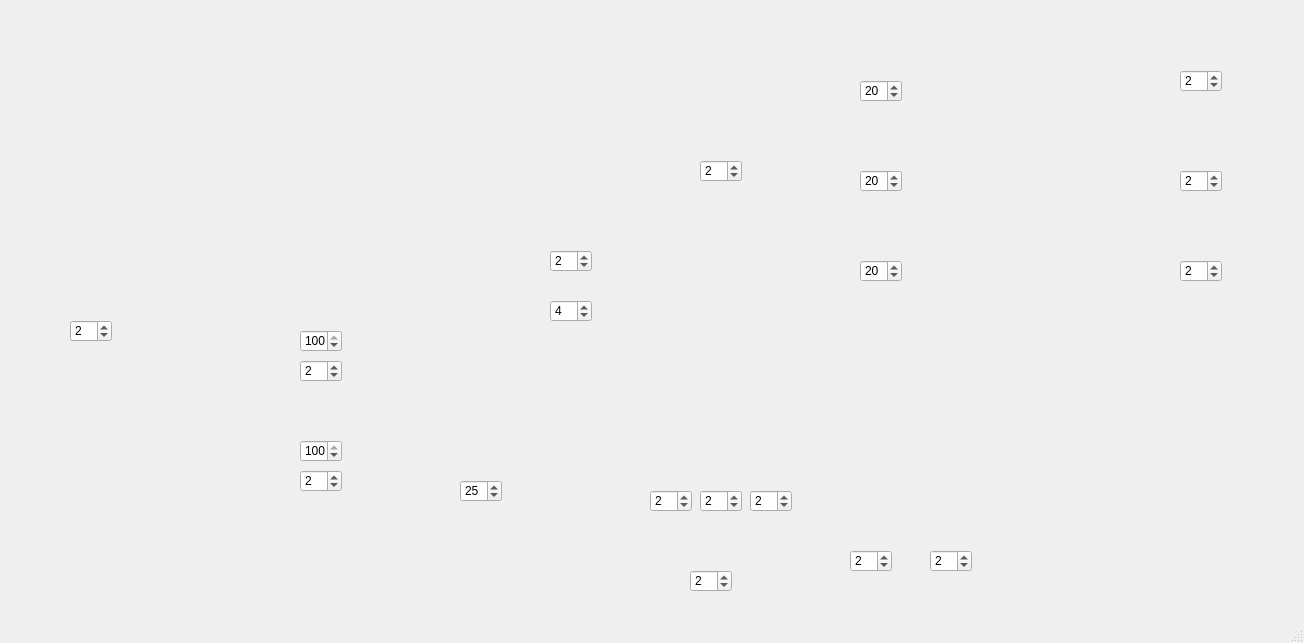
<?xml version="1.0" encoding="UTF-8"?>
<ui version="4.0">
 <class>MainWindow</class>
 <widget class="QMainWindow" name="MainWindow">
  <property name="geometry">
   <rect>
    <x>0</x>
    <y>0</y>
    <width>1304</width>
    <height>643</height>
   </rect>
  </property>
  <property name="cursor">
   <cursorShape>ArrowCursor</cursorShape>
  </property>
  <property name="mouseTracking">
   <bool>false</bool>
  </property>
  <property name="windowTitle">
   <string>Babies Factory</string>
  </property>
  <property name="windowIcon">
   <iconset>
    <normaloff>C:/Users/Administrador/Downloads/factory.png</normaloff>C:/Users/Administrador/Downloads/factory.png</iconset>
  </property>
  <widget class="QWidget" name="centralwidget">
   <widget class="QLabel" name="Fondo">
    <property name="geometry">
     <rect>
      <x>0</x>
      <y>0</y>
      <width>1301</width>
      <height>631</height>
     </rect>
    </property>
    <property name="text">
     <string/>
    </property>
    <property name="pixmap">
     <pixmap>../../fondo.png</pixmap>
    </property>
    <property name="scaledContents">
     <bool>true</bool>
    </property>
   </widget>
   <widget class="QSpinBox" name="segsCor">
    <property name="geometry">
     <rect>
      <x>1180</x>
      <y>70</y>
      <width>42</width>
      <height>22</height>
     </rect>
    </property>
    <property name="minimum">
     <number>1</number>
    </property>
    <property name="value">
     <number>2</number>
    </property>
   </widget>
   <widget class="QSpinBox" name="segsArt">
    <property name="geometry">
     <rect>
      <x>1180</x>
      <y>170</y>
      <width>42</width>
      <height>22</height>
     </rect>
    </property>
    <property name="minimum">
     <number>1</number>
    </property>
    <property name="value">
     <number>2</number>
    </property>
   </widget>
   <widget class="QSpinBox" name="segsMal">
    <property name="geometry">
     <rect>
      <x>1180</x>
      <y>260</y>
      <width>42</width>
      <height>22</height>
     </rect>
    </property>
    <property name="minimum">
     <number>1</number>
    </property>
    <property name="value">
     <number>2</number>
    </property>
   </widget>
   <widget class="QSpinBox" name="tamMal">
    <property name="geometry">
     <rect>
      <x>860</x>
      <y>260</y>
      <width>42</width>
      <height>22</height>
     </rect>
    </property>
    <property name="minimum">
     <number>1</number>
    </property>
    <property name="value">
     <number>20</number>
    </property>
   </widget>
   <widget class="QSpinBox" name="tamArt">
    <property name="geometry">
     <rect>
      <x>860</x>
      <y>170</y>
      <width>42</width>
      <height>22</height>
     </rect>
    </property>
    <property name="minimum">
     <number>1</number>
    </property>
    <property name="value">
     <number>20</number>
    </property>
   </widget>
   <widget class="QSpinBox" name="tamCor">
    <property name="geometry">
     <rect>
      <x>860</x>
      <y>80</y>
      <width>42</width>
      <height>22</height>
     </rect>
    </property>
    <property name="minimum">
     <number>1</number>
    </property>
    <property name="value">
     <number>20</number>
    </property>
   </widget>
   <widget class="QSpinBox" name="segsFabricante">
    <property name="geometry">
     <rect>
      <x>700</x>
      <y>160</y>
      <width>42</width>
      <height>22</height>
     </rect>
    </property>
    <property name="minimum">
     <number>1</number>
    </property>
    <property name="value">
     <number>2</number>
    </property>
   </widget>
   <widget class="QSpinBox" name="segsHorno">
    <property name="geometry">
     <rect>
      <x>550</x>
      <y>250</y>
      <width>42</width>
      <height>22</height>
     </rect>
    </property>
    <property name="minimum">
     <number>1</number>
    </property>
    <property name="value">
     <number>2</number>
    </property>
   </widget>
   <widget class="QSpinBox" name="tamHorno">
    <property name="geometry">
     <rect>
      <x>550</x>
      <y>300</y>
      <width>42</width>
      <height>22</height>
     </rect>
    </property>
    <property name="minimum">
     <number>1</number>
    </property>
    <property name="value">
     <number>4</number>
    </property>
   </widget>
   <widget class="QSpinBox" name="segsIns2">
    <property name="geometry">
     <rect>
      <x>300</x>
      <y>470</y>
      <width>42</width>
      <height>22</height>
     </rect>
    </property>
    <property name="minimum">
     <number>1</number>
    </property>
    <property name="value">
     <number>2</number>
    </property>
   </widget>
   <widget class="QSpinBox" name="segsIns1">
    <property name="geometry">
     <rect>
      <x>300</x>
      <y>360</y>
      <width>42</width>
      <height>22</height>
     </rect>
    </property>
    <property name="minimum">
     <number>1</number>
    </property>
    <property name="value">
     <number>2</number>
    </property>
   </widget>
   <widget class="QSpinBox" name="segsArch">
    <property name="geometry">
     <rect>
      <x>70</x>
      <y>320</y>
      <width>42</width>
      <height>22</height>
     </rect>
    </property>
    <property name="minimum">
     <number>1</number>
    </property>
    <property name="value">
     <number>2</number>
    </property>
   </widget>
   <widget class="QSpinBox" name="cantBbCig1">
    <property name="geometry">
     <rect>
      <x>650</x>
      <y>490</y>
      <width>42</width>
      <height>22</height>
     </rect>
    </property>
    <property name="minimum">
     <number>1</number>
    </property>
    <property name="value">
     <number>2</number>
    </property>
   </widget>
   <widget class="QSpinBox" name="cantBbCig2">
    <property name="geometry">
     <rect>
      <x>700</x>
      <y>490</y>
      <width>42</width>
      <height>22</height>
     </rect>
    </property>
    <property name="minimum">
     <number>1</number>
    </property>
    <property name="value">
     <number>2</number>
    </property>
   </widget>
   <widget class="QSpinBox" name="cantBbCig3">
    <property name="geometry">
     <rect>
      <x>750</x>
      <y>490</y>
      <width>42</width>
      <height>22</height>
     </rect>
    </property>
    <property name="minimum">
     <number>1</number>
    </property>
    <property name="value">
     <number>2</number>
    </property>
   </widget>
   <widget class="QSpinBox" name="cantBbCig4">
    <property name="geometry">
     <rect>
      <x>850</x>
      <y>550</y>
      <width>42</width>
      <height>22</height>
     </rect>
    </property>
    <property name="minimum">
     <number>1</number>
    </property>
    <property name="value">
     <number>2</number>
    </property>
   </widget>
   <widget class="QSpinBox" name="cantBbCig5">
    <property name="geometry">
     <rect>
      <x>930</x>
      <y>550</y>
      <width>42</width>
      <height>22</height>
     </rect>
    </property>
    <property name="minimum">
     <number>1</number>
    </property>
    <property name="value">
     <number>2</number>
    </property>
   </widget>
   <widget class="QSpinBox" name="segsCigue">
    <property name="geometry">
     <rect>
      <x>690</x>
      <y>570</y>
      <width>42</width>
      <height>22</height>
     </rect>
    </property>
    <property name="autoFillBackground">
     <bool>false</bool>
    </property>
    <property name="wrapping">
     <bool>false</bool>
    </property>
    <property name="frame">
     <bool>true</bool>
    </property>
    <property name="minimum">
     <number>1</number>
    </property>
    <property name="value">
     <number>2</number>
    </property>
   </widget>
   <widget class="QSpinBox" name="perIns1">
    <property name="geometry">
     <rect>
      <x>300</x>
      <y>330</y>
      <width>42</width>
      <height>22</height>
     </rect>
    </property>
    <property name="maximum">
     <number>100</number>
    </property>
    <property name="value">
     <number>100</number>
    </property>
   </widget>
   <widget class="QSpinBox" name="perIns2">
    <property name="geometry">
     <rect>
      <x>300</x>
      <y>440</y>
      <width>42</width>
      <height>22</height>
     </rect>
    </property>
    <property name="maximum">
     <number>100</number>
    </property>
    <property name="value">
     <number>100</number>
    </property>
   </widget>
   <widget class="QPushButton" name="gStopBtn">
    <property name="geometry">
     <rect>
      <x>20</x>
      <y>400</y>
      <width>61</width>
      <height>51</height>
     </rect>
    </property>
    <property name="text">
     <string/>
    </property>
    <property name="flat">
     <bool>true</bool>
    </property>
   </widget>
   <widget class="QPushButton" name="gStartBtn">
    <property name="geometry">
     <rect>
      <x>20</x>
      <y>480</y>
      <width>61</width>
      <height>51</height>
     </rect>
    </property>
    <property name="text">
     <string/>
    </property>
    <property name="flat">
     <bool>true</bool>
    </property>
   </widget>
   <widget class="QPushButton" name="gPauseBtn">
    <property name="geometry">
     <rect>
      <x>20</x>
      <y>550</y>
      <width>61</width>
      <height>51</height>
     </rect>
    </property>
    <property name="text">
     <string/>
    </property>
    <property name="flat">
     <bool>true</bool>
    </property>
   </widget>
   <widget class="QPushButton" name="corTBtn">
    <property name="geometry">
     <rect>
      <x>1240</x>
      <y>30</y>
      <width>31</width>
      <height>28</height>
     </rect>
    </property>
    <property name="text">
     <string/>
    </property>
    <property name="flat">
     <bool>true</bool>
    </property>
   </widget>
   <widget class="QPushButton" name="artTBtn">
    <property name="geometry">
     <rect>
      <x>1240</x>
      <y>120</y>
      <width>31</width>
      <height>28</height>
     </rect>
    </property>
    <property name="text">
     <string/>
    </property>
    <property name="flat">
     <bool>true</bool>
    </property>
   </widget>
   <widget class="QPushButton" name="malTBtn">
    <property name="geometry">
     <rect>
      <x>1240</x>
      <y>210</y>
      <width>31</width>
      <height>31</height>
     </rect>
    </property>
    <property name="text">
     <string/>
    </property>
    <property name="flat">
     <bool>true</bool>
    </property>
   </widget>
   <widget class="QPushButton" name="fabriTBtn">
    <property name="geometry">
     <rect>
      <x>750</x>
      <y>30</y>
      <width>31</width>
      <height>28</height>
     </rect>
    </property>
    <property name="text">
     <string/>
    </property>
    <property name="flat">
     <bool>true</bool>
    </property>
   </widget>
   <widget class="QPushButton" name="hornoTBtn">
    <property name="geometry">
     <rect>
      <x>600</x>
      <y>170</y>
      <width>31</width>
      <height>28</height>
     </rect>
    </property>
    <property name="text">
     <string/>
    </property>
    <property name="flat">
     <bool>true</bool>
    </property>
   </widget>
   <widget class="QPushButton" name="archTBtn">
    <property name="geometry">
     <rect>
      <x>10</x>
      <y>220</y>
      <width>31</width>
      <height>28</height>
     </rect>
    </property>
    <property name="text">
     <string/>
    </property>
    <property name="flat">
     <bool>true</bool>
    </property>
   </widget>
   <widget class="QPushButton" name="gru1Btn">
    <property name="geometry">
     <rect>
      <x>650</x>
      <y>520</y>
      <width>31</width>
      <height>28</height>
     </rect>
    </property>
    <property name="text">
     <string/>
    </property>
    <property name="flat">
     <bool>true</bool>
    </property>
   </widget>
   <widget class="QPushButton" name="gru2Btn">
    <property name="geometry">
     <rect>
      <x>710</x>
      <y>520</y>
      <width>31</width>
      <height>28</height>
     </rect>
    </property>
    <property name="text">
     <string/>
    </property>
    <property name="flat">
     <bool>true</bool>
    </property>
   </widget>
   <widget class="QPushButton" name="gru3Btn">
    <property name="geometry">
     <rect>
      <x>760</x>
      <y>520</y>
      <width>31</width>
      <height>28</height>
     </rect>
    </property>
    <property name="text">
     <string/>
    </property>
    <property name="flat">
     <bool>true</bool>
    </property>
   </widget>
   <widget class="QPushButton" name="gru4Btn">
    <property name="geometry">
     <rect>
      <x>860</x>
      <y>510</y>
      <width>31</width>
      <height>28</height>
     </rect>
    </property>
    <property name="text">
     <string/>
    </property>
    <property name="flat">
     <bool>true</bool>
    </property>
   </widget>
   <widget class="QPushButton" name="gru5Btn">
    <property name="geometry">
     <rect>
      <x>940</x>
      <y>510</y>
      <width>31</width>
      <height>28</height>
     </rect>
    </property>
    <property name="text">
     <string/>
    </property>
    <property name="flat">
     <bool>true</bool>
    </property>
   </widget>
   <widget class="QPushButton" name="corHistBtn">
    <property name="geometry">
     <rect>
      <x>850</x>
      <y>27</y>
      <width>31</width>
      <height>31</height>
     </rect>
    </property>
    <property name="text">
     <string/>
    </property>
    <property name="flat">
     <bool>true</bool>
    </property>
   </widget>
   <widget class="QPushButton" name="artHisBtn">
    <property name="geometry">
     <rect>
      <x>850</x>
      <y>120</y>
      <width>31</width>
      <height>31</height>
     </rect>
    </property>
    <property name="text">
     <string/>
    </property>
    <property name="flat">
     <bool>true</bool>
    </property>
   </widget>
   <widget class="QPushButton" name="malHistBtn">
    <property name="geometry">
     <rect>
      <x>850</x>
      <y>210</y>
      <width>31</width>
      <height>31</height>
     </rect>
    </property>
    <property name="text">
     <string/>
    </property>
    <property name="flat">
     <bool>true</bool>
    </property>
   </widget>
   <widget class="QPushButton" name="malosHistBtn">
    <property name="geometry">
     <rect>
      <x>850</x>
      <y>330</y>
      <width>31</width>
      <height>31</height>
     </rect>
    </property>
    <property name="text">
     <string/>
    </property>
    <property name="flat">
     <bool>true</bool>
    </property>
   </widget>
   <widget class="QPushButton" name="infoFinalBtn">
    <property name="geometry">
     <rect>
      <x>1180</x>
      <y>450</y>
      <width>101</width>
      <height>61</height>
     </rect>
    </property>
    <property name="text">
     <string/>
    </property>
    <property name="flat">
     <bool>true</bool>
    </property>
   </widget>
   <widget class="QPushButton" name="cigHistBtn">
    <property name="geometry">
     <rect>
      <x>770</x>
      <y>570</y>
      <width>31</width>
      <height>31</height>
     </rect>
    </property>
    <property name="text">
     <string/>
    </property>
    <property name="flat">
     <bool>true</bool>
    </property>
   </widget>
   <widget class="QPushButton" name="almacenHistBtn">
    <property name="geometry">
     <rect>
      <x>430</x>
      <y>450</y>
      <width>31</width>
      <height>31</height>
     </rect>
    </property>
    <property name="text">
     <string/>
    </property>
    <property name="flat">
     <bool>true</bool>
    </property>
   </widget>
   <widget class="QPushButton" name="cInsHistBtn">
    <property name="geometry">
     <rect>
      <x>210</x>
      <y>260</y>
      <width>31</width>
      <height>31</height>
     </rect>
    </property>
    <property name="text">
     <string/>
    </property>
    <property name="flat">
     <bool>true</bool>
    </property>
   </widget>
   <widget class="QPushButton" name="archHistBtn">
    <property name="geometry">
     <rect>
      <x>90</x>
      <y>20</y>
      <width>31</width>
      <height>41</height>
     </rect>
    </property>
    <property name="text">
     <string/>
    </property>
    <property name="flat">
     <bool>true</bool>
    </property>
   </widget>
   <widget class="QPushButton" name="bebesHistBtn">
    <property name="geometry">
     <rect>
      <x>210</x>
      <y>20</y>
      <width>31</width>
      <height>41</height>
     </rect>
    </property>
    <property name="text">
     <string/>
    </property>
    <property name="flat">
     <bool>true</bool>
    </property>
   </widget>
   <widget class="QSpinBox" name="almacenTam">
    <property name="geometry">
     <rect>
      <x>460</x>
      <y>480</y>
      <width>42</width>
      <height>22</height>
     </rect>
    </property>
    <property name="minimum">
     <number>1</number>
    </property>
    <property name="value">
     <number>25</number>
    </property>
   </widget>
  </widget>
  <widget class="QStatusBar" name="statusbar"/>
 </widget>
 <resources/>
 <connections/>
</ui>
